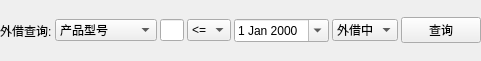
<?xml version="1.0" encoding="UTF-8"?>
<ui version="4.0">
 <class>MissLoanQuery</class>
 <widget class="QWidget" name="MissLoanQuery">
  <property name="geometry">
   <rect>
    <x>0</x>
    <y>0</y>
    <width>481</width>
    <height>61</height>
   </rect>
  </property>
  <property name="windowTitle">
   <string>MissLoanQuery</string>
  </property>
  <layout class="QHBoxLayout" name="horizontalLayout">
   <property name="spacing">
    <number>3</number>
   </property>
   <property name="margin">
    <number>0</number>
   </property>
   <item>
    <widget class="QLabel" name="lblDesc">
     <property name="sizePolicy">
      <sizepolicy hsizetype="Fixed" vsizetype="Preferred">
       <horstretch>0</horstretch>
       <verstretch>0</verstretch>
      </sizepolicy>
     </property>
     <property name="text">
      <string>外借查询:</string>
     </property>
    </widget>
   </item>
   <item>
    <widget class="QComboBox" name="cboxCondition">
     <item>
      <property name="text">
       <string>产品型号</string>
      </property>
     </item>
     <item>
      <property name="text">
       <string>序列号</string>
      </property>
     </item>
     <item>
      <property name="text">
       <string>外借日期</string>
      </property>
     </item>
     <item>
      <property name="text">
       <string>外借人</string>
      </property>
     </item>
     <item>
      <property name="text">
       <string>最终用户</string>
      </property>
     </item>
     <item>
      <property name="text">
       <string>预计归还日期</string>
      </property>
     </item>
    </widget>
   </item>
   <item>
    <widget class="QLineEdit" name="edtValue"/>
   </item>
   <item>
    <widget class="QComboBox" name="cboxOperator">
     <property name="sizePolicy">
      <sizepolicy hsizetype="Minimum" vsizetype="Fixed">
       <horstretch>0</horstretch>
       <verstretch>0</verstretch>
      </sizepolicy>
     </property>
     <property name="currentIndex">
      <number>1</number>
     </property>
     <item>
      <property name="text">
       <string>&lt;</string>
      </property>
     </item>
     <item>
      <property name="text">
       <string>&lt;=</string>
      </property>
     </item>
     <item>
      <property name="text">
       <string>=</string>
      </property>
     </item>
     <item>
      <property name="text">
       <string>&gt;=</string>
      </property>
     </item>
     <item>
      <property name="text">
       <string>&gt;</string>
      </property>
     </item>
    </widget>
   </item>
   <item>
    <widget class="QDateEdit" name="dateValue">
     <property name="sizePolicy">
      <sizepolicy hsizetype="Expanding" vsizetype="Fixed">
       <horstretch>0</horstretch>
       <verstretch>0</verstretch>
      </sizepolicy>
     </property>
     <property name="calendarPopup">
      <bool>true</bool>
     </property>
    </widget>
   </item>
   <item>
    <widget class="QComboBox" name="cBoxState">
     <property name="sizePolicy">
      <sizepolicy hsizetype="Minimum" vsizetype="Fixed">
       <horstretch>0</horstretch>
       <verstretch>0</verstretch>
      </sizepolicy>
     </property>
     <item>
      <property name="text">
       <string>外借中</string>
      </property>
     </item>
     <item>
      <property name="text">
       <string>已归还</string>
      </property>
     </item>
     <item>
      <property name="text">
       <string>已销售</string>
      </property>
     </item>
     <item>
      <property name="text">
       <string>全部</string>
      </property>
     </item>
    </widget>
   </item>
   <item>
    <widget class="QPushButton" name="btnQuery">
     <property name="text">
      <string>查询</string>
     </property>
    </widget>
   </item>
  </layout>
 </widget>
 <layoutdefault spacing="6" margin="11"/>
 <resources/>
 <connections>
  <connection>
   <sender>cboxCondition</sender>
   <signal>currentIndexChanged(int)</signal>
   <receiver>MissLoanQuery</receiver>
   <slot>s_conditionChange(int)</slot>
   <hints>
    <hint type="sourcelabel">
     <x>98</x>
     <y>33</y>
    </hint>
    <hint type="destinationlabel">
     <x>119</x>
     <y>46</y>
    </hint>
   </hints>
  </connection>
  <connection>
   <sender>btnQuery</sender>
   <signal>clicked()</signal>
   <receiver>MissLoanQuery</receiver>
   <slot>s_btnQuery()</slot>
   <hints>
    <hint type="sourcelabel">
     <x>436</x>
     <y>34</y>
    </hint>
    <hint type="destinationlabel">
     <x>423</x>
     <y>52</y>
    </hint>
   </hints>
  </connection>
  <connection>
   <sender>edtValue</sender>
   <signal>returnPressed()</signal>
   <receiver>btnQuery</receiver>
   <slot>animateClick()</slot>
   <hints>
    <hint type="sourcelabel">
     <x>233</x>
     <y>29</y>
    </hint>
    <hint type="destinationlabel">
     <x>422</x>
     <y>34</y>
    </hint>
   </hints>
  </connection>
 </connections>
 <slots>
  <slot>s_conditionChange(int)</slot>
  <slot>s_btnQuery()</slot>
 </slots>
</ui>
